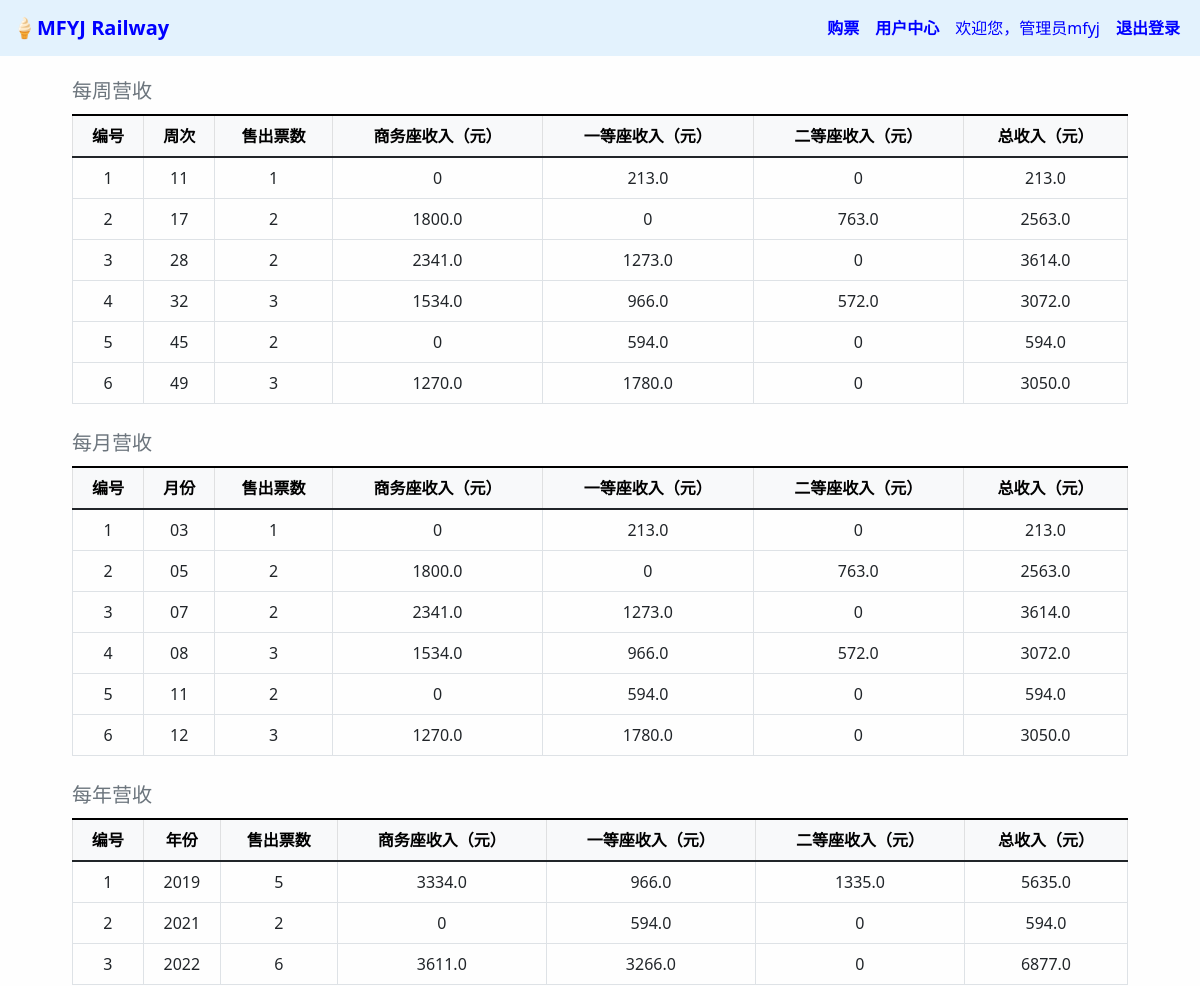
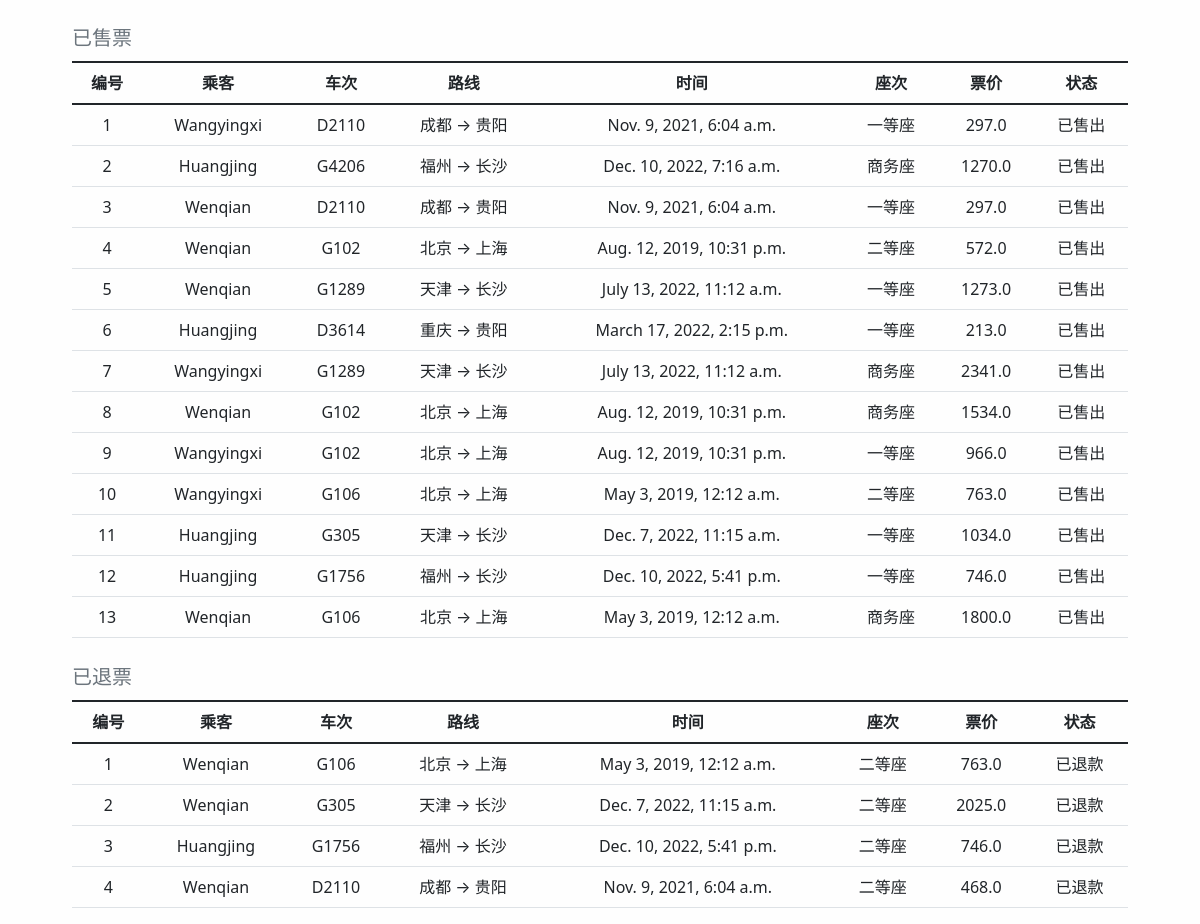
The page /user_center/ (signed in) on the database its author committed (2 pictures, top to bottom).
### booksystem/models.py (models this page shows, shortened)
class Ticket(models.Model):
    user = models.ForeignKey(User, on_delete=models.CASCADE)  # 建立外键User
    train_name = models.CharField(max_length=100)  # 车次号  D2846
    level = models.CharField(max_length=10)  # 座次等级
    state = models.CharField(max_length=10)  # 车票状态（是否退票）

class Train(models.Model):
    name = models.CharField(max_length=100)  # 车次号  D2846
    agroup = models.IntegerField(default=0, null=True)  # 列车组别
    leave_city = models.CharField(max_length=100, null=True)  # 离开城市
    arrive_city = models.CharField(max_length=100, null=True)  # 到达城市
    leave_station = models.CharField(max_length=100, null=True)  # 离开车站
    arrive_station = models.CharField(max_length=100, null=True)  # 到达车站
    leave_time = models.DateTimeField(null=True)  # 离开时间 DateTimeField:date+time
    arrive_time = models.DateTimeField(null=True)  # 到达时间 DateTimeField:date+time
    high_capacity = models.IntegerField(default=0, null=True)  # 商务座位数
    middle_capacity = models.IntegerField(default=0, null=True)  # 一等座位数
    low_capacity = models.IntegerField(default=0, null=True)  # 二等座位数
    high_price = models.FloatField(default=0, null=True)  # 商务座价格
    middle_price = models.FloatField(default=0, null=True)  # 一等座价格
    low_price = models.FloatField(default=0, null=True)  # 二等座价格

### booksystem/views.py (the view, shortened to what this page needs)
# urls.py: url(r'^user_center/$', views.user_center, name='user_center'),  # 个人中心
def user_center(request):
    if request.user.is_authenticated:
        if request.user.id in ADMIN_ID:
            webpage_info = revenue(request, request.user)  # 生成财务信息
            return render(request, 'booksystem/revenue.html', webpage_info)
    return render(request, 'booksystem/login.html')  # 点用户中心但是没登录，登录

### booksystem/templates/booksystem/revenue.html
{% extends 'booksystem/base.html' %}
{% block login_display %}
    <a class="nav-link" style="color: blue" href="#">欢迎您，管理员{{ username }}</a>
{% endblock %}
{% block content %}
    <div class="container-fluid" style="position:absolute; margin-top:1%; width: 90%; left: 5%">
        <table class="table table-bordered caption-top">
            <caption style="font-size: 20px">每周营收</caption>
            <thead class="table-light">
            <tr>
                <th style="text-align: center">编号</th>
                <th style="text-align: center">周次</th>
                <th style="text-align: center">售出票数</th>
                <th style="text-align: center">商务座收入（元）</th>
                <th style="text-align: center">一等座收入（元）</th>
                <th style="text-align: center">二等座收入（元）</th>
                <th style="text-align: center">总收入（元）</th>
            </tr>
            </thead>
            <tbody align="center">
            {% for income in week_incomes %}
            <tr>
                <td>{{ forloop.counter }}</td>
                <td>{{ income.metric }}</td>
                <td>{{ income.ticket_sum }}</td>
                <td>{{ income.high_incomes }}</td>
                <td>{{ income.middle_incomes }}</td>
                <td>{{ income.low_incomes }}</td>
                <td>{{ income.total_incomes }}</td>
            </tr>
            {% endfor %}
            </tbody>
        </table>
        <table class="table table-bordered caption-top">
            <caption style="font-size: 20px">每月营收</caption>
            <thead class="table-light">
            <tr>
                <th style="text-align: center">编号</th>
                <th style="text-align: center">月份</th>
                <th style="text-align: center">售出票数</th>
                <th style="text-align: center">商务座收入（元）</th>
                <th style="text-align: center">一等座收入（元）</th>
                <th style="text-align: center">二等座收入（元）</th>
                <th style="text-align: center">总收入（元）</th>
            </tr>
            </thead>
            <tbody align="center">
            {% for income in month_incomes %}
            <tr>
                <td>{{ forloop.counter }}</td>
                <td>{{ income.metric }}</td>
                <td>{{ income.ticket_sum }}</td>
                <td>{{ income.high_incomes }}</td>
                <td>{{ income.middle_incomes }}</td>
                <td>{{ income.low_incomes }}</td>
                <td>{{ income.total_incomes }}</td>
            </tr>
            {% endfor %}
            </tbody>
        </table>
        <table class="table table-bordered caption-top">
            <caption style="font-size: 20px">每年营收</caption>
            <thead class="table-light">
            <tr>
                <th style="text-align: center">编号</th>
                <th style="text-align: center">年份</th>
                <th style="text-align: center">售出票数</th>
                <th style="text-align: center">商务座收入（元）</th>
                <th style="text-align: center">一等座收入（元）</th>
                <th style="text-align: center">二等座收入（元）</th>
                <th style="text-align: center">总收入（元）</th>
            </tr>
            </thead>
            <tbody align="center">
            {% for income in year_incomes %}
            <tr>
                <td>{{ forloop.counter }}</td>
                <td>{{ income.metric }}</td>
                <td>{{ income.ticket_sum }}</td>
                <td>{{ income.high_incomes }}</td>
                <td>{{ income.middle_incomes }}</td>
                <td>{{ income.low_incomes }}</td>
                <td>{{ income.total_incomes }}</td>
            </tr>
            {% endfor %}
            </tbody>
        </table>
        <table class="table table-hover caption-top">
            <caption style="font-size: 20px">已售票</caption>
            <thead>
            <tr>
                <th style="text-align: center">编号</th>
                <th style="text-align: center">乘客</th>
                <th style="text-align: center">车次</th>
                <th style="text-align: center">路线</th>
                <th style="text-align: center">时间</th>
                <th style="text-align: center">座次</th>
                <th style="text-align: center">票价</th>
                <th style="text-align: center">状态</th>
            </tr>
            </thead>
            <tbody align="center">
            {% for order in order_set %}
            <tr>
                <td>{{ forloop.counter }}</td>
                <td>{{ order.passenger_name }}</td>
                <td>{{ order.train_name }}</td>
                <td>{{ order.train_route }}</td>
                <td>{{ order.train_ltime }}</td>
                {% if order.train_level == "high" %}
                <td>商务座</td>
                {% elif order.train_level == "middle" %}
                <td>一等座</td>
                {% else %}
                <td>二等座</td>
                {% endif %}
                <td>{{ order.train_price }}</td>
                <td>已售出</td>
            </tr>
            {% endfor %}
            </tbody>
        </table>
        <table class="table table-hover caption-top">
            <caption style="font-size: 20px">已退票</caption>
            <thead>
            <tr>
                <th style="text-align: center">编号</th>
                <th style="text-align: center">乘客</th>
                <th style="text-align: center">车次</th>
                <th style="text-align: center">路线</th>
                <th style="text-align: center">时间</th>
                <th style="text-align: center">座次</th>
                <th style="text-align: center">票价</th>
                <th style="text-align: center">状态</th>
            </tr>
            </thead>
            <tbody align="center">
            {% for rorder in refund_set %}
            <tr>
                <td>{{ forloop.counter }}</td>
                <td>{{ rorder.passenger_name }}</td>
                <td>{{ rorder.train_name }}</td>
                <td>{{ rorder.train_route }}</td>
                <td>{{ rorder.train_ltime }}</td>
                {% if order.train_level == "high" %}
                <td>商务座</td>
                {% elif order.train_level == "middle" %}
                <td>一等座</td>
                {% else %}
                <td>二等座</td>
                {% endif %}
                <td>{{ rorder.train_price }}</td>
                <td>已退款</td>
            </tr>
            {% endfor %}
            </tbody>
        </table>
    </div>
{% endblock %}

### rows shown on the page
Ticket: train_name "D2110"
Train: train_ltime "Nov. 9, 2021, 6:04 a.m." "Nov. 9, 2021, 6:04 a.m.", train_price "297.0" "297.0", train_ltime "Nov. 9, 2021, 6:04 a.m.", train_price "468.0"
Ticket: train_name "G4206"
Train: train_ltime "Dec. 10, 2022, 7:16 a.m.", train_price "1270.0"
Ticket: train_name "D2110"
Ticket: train_name "G102"
Train: train_ltime "Aug. 12, 2019, 10:31 p.m." "Aug. 12, 2019, 10:31 p.m." "Aug. 12, 2019, 10:31 p.m.", train_price "572.0" "1534.0" "966.0"
Ticket: train_name "G1289"
Train: train_ltime "July 13, 2022, 11:12 a.m." "July 13, 2022, 11:12 a.m.", train_price "1273.0" "2341.0"
Ticket: train_name "D3614"
Train: train_ltime "March 17, 2022, 2:15 p.m.", train_price "213.0"
Ticket: train_name "G1289"
Ticket: train_name "G102"
Ticket: train_name "G102"
Ticket: train_name "G106"
Train: train_ltime "May 3, 2019, 12:12 a.m." "May 3, 2019, 12:12 a.m.", train_price "763.0" "1800.0", train_ltime "May 3, 2019, 12:12 a.m.", train_price "763.0"
Ticket: train_name "G305"
Train: train_ltime "Dec. 7, 2022, 11:15 a.m.", train_price "1034.0", train_ltime "Dec. 7, 2022, 11:15 a.m.", train_price "2025.0"
Ticket: train_name "G1756"
Train: train_ltime "Dec. 10, 2022, 5:41 p.m.", train_price "746.0", train_ltime "Dec. 10, 2022, 5:41 p.m.", train_price "746.0"
Ticket: train_name "G106"
Ticket: train_name "G106"
Ticket: train_name "G305"
Ticket: train_name "G1756"
Ticket: train_name "D2110"

### other values the page prints
{{ username }} "mfyj"
{{ income.metric }} "11" "17" "28" "32" "45" "49"
{{ income.ticket_sum }} "1" "2" "2" "3" "2" "3"
{{ income.high_incomes }} "0" "1800.0" "2341.0" "1534.0" "0" "1270.0"
{{ income.middle_incomes }} "213.0" "0" "1273.0" "966.0" "594.0" "1780.0"
{{ income.low_incomes }} "0" "763.0" "0" "572.0" "0" "0"
{{ income.total_incomes }} "213.0" "2563.0" "3614.0" "3072.0" "594.0" "3050.0"
{{ income.metric }} "03" "05" "07" "08" "11" "12"
{{ income.metric }} "2019" "2021" "2022"
{{ income.ticket_sum }} "5" "2" "6"
{{ income.high_incomes }} "3334.0" "0" "3611.0"
{{ income.middle_incomes }} "966.0" "594.0" "3266.0"
{{ income.low_incomes }} "1335.0" "0" "0"
{{ income.total_incomes }} "5635.0" "594.0" "6877.0"
{{ order.passenger_name }} "Wangyingxi" "Huangjing" "Wenqian" "Wenqian" "Wenqian" "Huangjing" "Wangyingxi" "Wenqian" "Wangyingxi" "Wangyingxi" "Huangjing" "Huangjing" "Wenqian"
